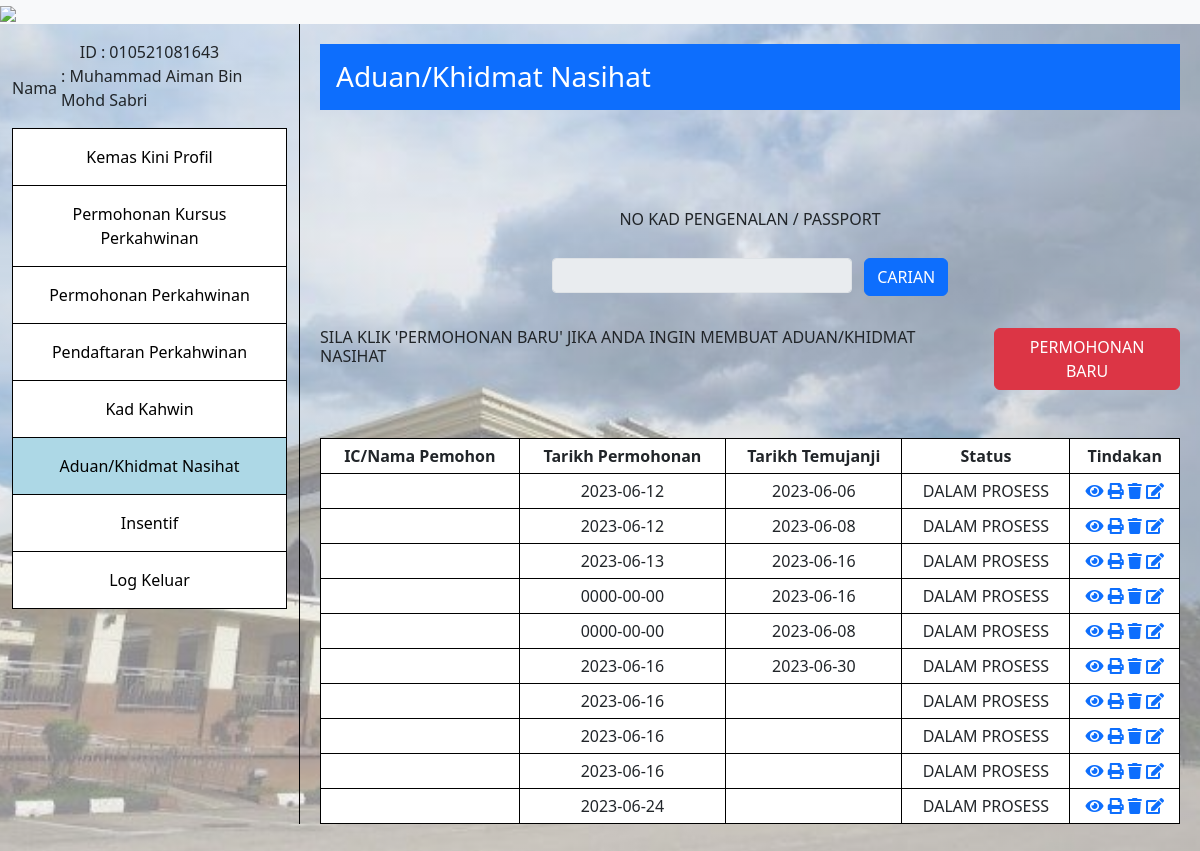
/App/ManageConsultation/applicationDetails.php (signed in), run on the app's committed database.
### tables this page shows
CREATE TABLE `complaint` (
  `complaint_id` int(11) NOT NULL,
  `complaint_date` date NOT NULL,
  `complaint_desc` text NOT NULL
);

CREATE TABLE `consultation` (
  `consultation_ID` int(11) NOT NULL,
  `consultation_session_no` int(11) NOT NULL,
  `consultation_additional` varchar(10) NOT NULL,
  `consultation_date` date NOT NULL,
  `consultation_time` time NOT NULL
);

### BusinessServices/controllers/ManageConsultationController/complaintController.php (called while the page is built, shortened)
<?php
class complaintController extends complaint
{
    public function getDataComplaint()
    {
        try {
            $connection = $this->getConnection();
            $query = "SELECT complaint_ID, complaint_date, complaint_desc, complaint_date FROM complaint";
            $result = mysqli_query($connection, $query);
            $complaintData = mysqli_fetch_all($result, MYSQLI_ASSOC);
            return $complaintData;
        } catch (Exception $e) {
            echo "Error: " . $e->getMessage();
            return null;
        }
    }
}

### BusinessServices/controllers/ManageConsultationController/consultationController.php (called while the page is built, shortened)
<?php
class consultationController extends consultation
{
    public function getDataConsultation()
    {
        try {
            $connection = $this->getConnection();
            $query = "SELECT consultation_ID, consultation_date, consultation_time FROM consultation";
            $result = mysqli_query($connection, $query);
            $consultationData = mysqli_fetch_all($result, MYSQLI_ASSOC);
            return $consultationData;
        } catch (Exception $e) {
            echo "Error: " . $e->getMessage();
            return null;
        }
    }
}

### App/ManageConsultation/applicationDetails.php (the view, shortened to what this page needs)
<!DOCTYPE html>
<html lang="en">
<head>
    <link rel="stylesheet" href="https://cdn.jsdelivr.net/npm/bootstrap@5.3.0/dist/css/bootstrap.min.css">
    <link rel="stylesheet" href="https://cdnjs.cloudflare.com/ajax/libs/font-awesome/5.15.4/css/all.min.css">
    <link rel="stylesheet" href="../../../ezkahwin/public/css/styles.css">
</head>
<body>
    <?php
    require_once 'C:\xampp\htdocs\ezkahwin\BusinessServices\controllers\ManageConsultationController\complaintController.php';
    require_once 'C:\xampp\htdocs\ezkahwin\BusinessServices\controllers\ManageConsultationController\consultationController.php';
    $complaintController = new complaintController();
    $complaintData = $complaintController->getDataComplaint();
    $consultationController = new consultationController();
    $consultationData = $consultationController->getDataConsultation();
    ?>
    <?php include "../Component/header.php"; ?>
    <div class="container-fluid">
        <div class="row">
            <?php
            $activePage = 'aduan';
            include "../Component/sidebar.php";
            ?>
            <div class="col-md-9 content">
                <div class="content-title bg-primary text-white p-3">
                    <h1 class="h3 m-0">Aduan/Khidmat Nasihat</h1>
                </div>
                <div class="contentBox mt-3">
                    <div class="desc">
                        <div style="margin-top: 100px;">
                            <form class="row g-3">
                                <h6 align="center">NO KAD PENGENALAN / PASSPORT</h6><br><br>
                                <div class="d-flex justify-content-center">
                                    <input type="text" style="width: 300px; height: 35px;" class="form-control form-control-sm" id="icnum" name="icnum" disabled>
                                    <button type="submit" onclick="window.location.href = 'applicationDetails.php';" class="btn btn-primary mb-3">CARIAN</button>
                                </div>
                                <div class="d-flex justify-content-center">
                                    <h6>SILA KLIK 'PERMOHONAN BARU' JIKA ANDA INGIN MEMBUAT ADUAN/KHIDMAT NASIHAT</h6>
                                    <button type="button" onclick="window.location.href = 'complaintForm.php';" class="btn btn-danger">PERMOHONAN BARU</button>
                                </div>
                            </form>
                            <br><br>
                            <?php
                            if (!empty($complaintData && $consultationData)) {
                                echo "<table style='border: 1px solid black; border-collapse: collapse; width: 100%; background-color: white;'>";
                                echo "<tr>";
                                echo "<th style='border: 1px solid black; padding: 5px; text-align: center;'>IC/Nama Pemohon</th>";
                                echo "<th style='border: 1px solid black; padding: 5px; text-align: center;'>Tarikh Permohonan</th>";
                                echo "<th style='border: 1px solid black; padding: 5px; text-align: center;'>Tarikh Temujanji</th>";
                                echo "<th style='border: 1px solid black; padding: 5px; text-align: center;'>Status</th>";
                                echo "<th style='border: 1px solid black; padding: 5px; text-align: center;'>Tindakan</th>";
                                echo "</tr>";
                                foreach ($complaintData as $complaint) {
                                    $complaint_ID = $complaint['complaint_ID'];
                                    $complaint_date = $complaint['complaint_date'];
                                    $consultation_date = '';
                                    foreach ($consultationData as $consultation) {
                                        if ($consultation['consultation_ID'] === $complaint_ID) {
                                            $consultation_date = $consultation['consultation_date'];
                                            break;
                                        }
                                    }
                                    echo "<tr>";
                                    echo "<td style='border: 1px solid black; padding: 5px; text-align: center;'></td>";
                                    echo "<td style='border: 1px solid black; padding: 5px; text-align: center;'>$complaint_date</td>";
                                    echo "<td style='border: 1px solid black; padding: 5px; text-align: center;'>$consultation_date</td>";
                                    echo "<td style='border: 1px solid black; padding: 5px; text-align: center;'>DALAM PROSESS</td>";
                                    echo "<td style='border: 1px solid black; padding: 5px; text-align: center;'>";
                                    echo "<a href='complaintForm.php?id=$complaint_ID' style='text-decoration: none;'><i class='fas fa-eye'></i></a>&nbsp;";
                                    echo "<a href='javascript:void(0);' onclick='printComplaint($complaint_ID)' style='text-decoration: none;'><i class='fas fa-print'></i></a>&nbsp;";
                                    echo "<a href='applicationDetails.php?id=$complaint_ID' style='text-decoration: none;' onclick='return confirm(\"Are you sure you want to delete this complaint?\");'><i class='fas fa-trash'></i></a>&nbsp;";
                                    echo "<a href='complaintForm.php?id=$complaint_ID' style='text-decoration: none;'><i class='fas fa-edit'></i></a>";
                                    echo "</td>";
                                    echo "</tr>";
                                }
                                echo "</table>";
                                echo "<br><br>";
                            } else {
                                echo "No complaints found.";
                            }
                            ?>
                        </div>
                    </div>
                </div>
            </div>
        </div>
</body>
</html>

### App/Component/header.php
<header class="navbar-light bg-light">
    <img class="w-100 h-auto" src="https://i.imgur.com/D3gqdM6.jpg" id="imgbanner" />
</header>

### App/Component/sidebar.php
<?php
if (isset($_COOKIE['user_data'])) {
    $userArray = json_decode($_COOKIE['user_data'], true);
    $icnum = $userArray['icnum'];
    $name = $userArray['name'];
}
?>
<div class="col-md-3 sidebar align-items-center">
    <div class="userinfo mt-3 d-flex flex-column align-items-center">
        <div class="box d-flex align-items-center">
            <div class="label me-1">ID</div>
            <div>: <?php echo $icnum; ?></div>
        </div>
        <div class="box d-flex align-items-center">
            <div class="label me-1">Nama</div>
            <div>: <?php echo $name; ?></div>
        </div>
    </div>
    <div class="sidebar-items w-auto mt-3">
        <ul class="nav flex-column">
            <li class="nav-item sidebar-item p-2 <?php echo $activePage === 'profil' ? 'active' : ''; ?>">
                <a class="nav-link" href="../../../ezkahwin/App/ManageUser/editprofile.php">Kemas Kini Profil</a>
            </li>
            <li class="nav-item sidebar-item p-2 <?php echo $activePage === 'kursus' ? 'active' : ''; ?>">
                <a class="nav-link" href="#">Permohonan Kursus Perkahwinan</a>
            </li>
            <li class="nav-item sidebar-item p-2 <?php echo $activePage === 'permohonan' ? 'active' : ''; ?>">
                <a class="nav-link" href="#">Permohonan Perkahwinan</a>
            </li>
            <li class="nav-item sidebar-item p-2 <?php echo $activePage === 'pendaftaran' ? 'active' : ''; ?>">
                <a class="nav-link" href="../../../ezkahwin/App/MarriageRegistration/MarriageRegistrationView.php">Pendaftaran Perkahwinan</a>
            </li>
            <li class="nav-item sidebar-item p-2 <?php echo $activePage === 'kad' ? 'active' : ''; ?>">
                <a class="nav-link" href="../../../ezkahwin/App/MarriageCard/ProofOfPayment.php">Kad Kahwin</a>
            </li>
            <li class="nav-item sidebar-item p-2 <?php echo $activePage === 'aduan' ? 'active' : ''; ?>">
                <a class="nav-link" href="../../../ezkahwin/App/ManageConsultation/IDVerification.php">Aduan/Khidmat Nasihat</a>
            </li>
            <li class="nav-item sidebar-item p-2 <?php echo $activePage === 'insentif' ? 'active' : ''; ?>">
                <a class="nav-link" href="../../../ezkahwin/App/ManageIncentive/ApplicationRuleForm.php">Insentif</a>
            </li>
            <li class="nav-item sidebar-item sidebar-item-last p-2">
                <a class="nav-link" href="../../../ezkahwin/App/ManageUser/logout.php">Log Keluar</a>
            </li>
        </ul>
    </div>
</div>

### public/css/styles.css (style rules this page uses)
body { background: linear-gradient(rgba(255, 255, 255, 0.5), rgba(255, 255, 255, 0.5)), url("../Images/background.jpg"); background-size: cover; background-repeat: no-repeat; background-position: center; }
.sidebar { height: 100vh; background-color: transparent; border-right: 1px solid black; }
.sidebar-items { background-color: white; margin: auto; }
.sidebar-item { border: 1px solid black; border-bottom: none; text-align: center; }
.sidebar-item:last-child { border-bottom: 1px solid black; }
.content { padding: 20px; background-color: transparent; }
.content-title { background-color: blue; color: white; padding: 10px; }
.sidebar-item a { color: black; }
.sidebar-item.active { background-color: lightblue; }

### data on the page
complaint: complaint_date "2023-06-12"
consultation: consultation_date "2023-06-06"
complaint: complaint_date "2023-06-12"
consultation: consultation_date "2023-06-08"
complaint: complaint_date "2023-06-13"
consultation: consultation_date "2023-06-16"
complaint: complaint_date "0000-00-00"
consultation: consultation_date "2023-06-16"
complaint: complaint_date "0000-00-00"
consultation: consultation_date "2023-06-08"
complaint: complaint_date "2023-06-16"
consultation: consultation_date "2023-06-30"
complaint: complaint_date "2023-06-16"
complaint: complaint_date "2023-06-16"
complaint: complaint_date "2023-06-16"
complaint: complaint_date "2023-06-24"

### other printed values
$icnum "010521081643"
$name "Muhammad Aiman Bin Mohd Sabri"
